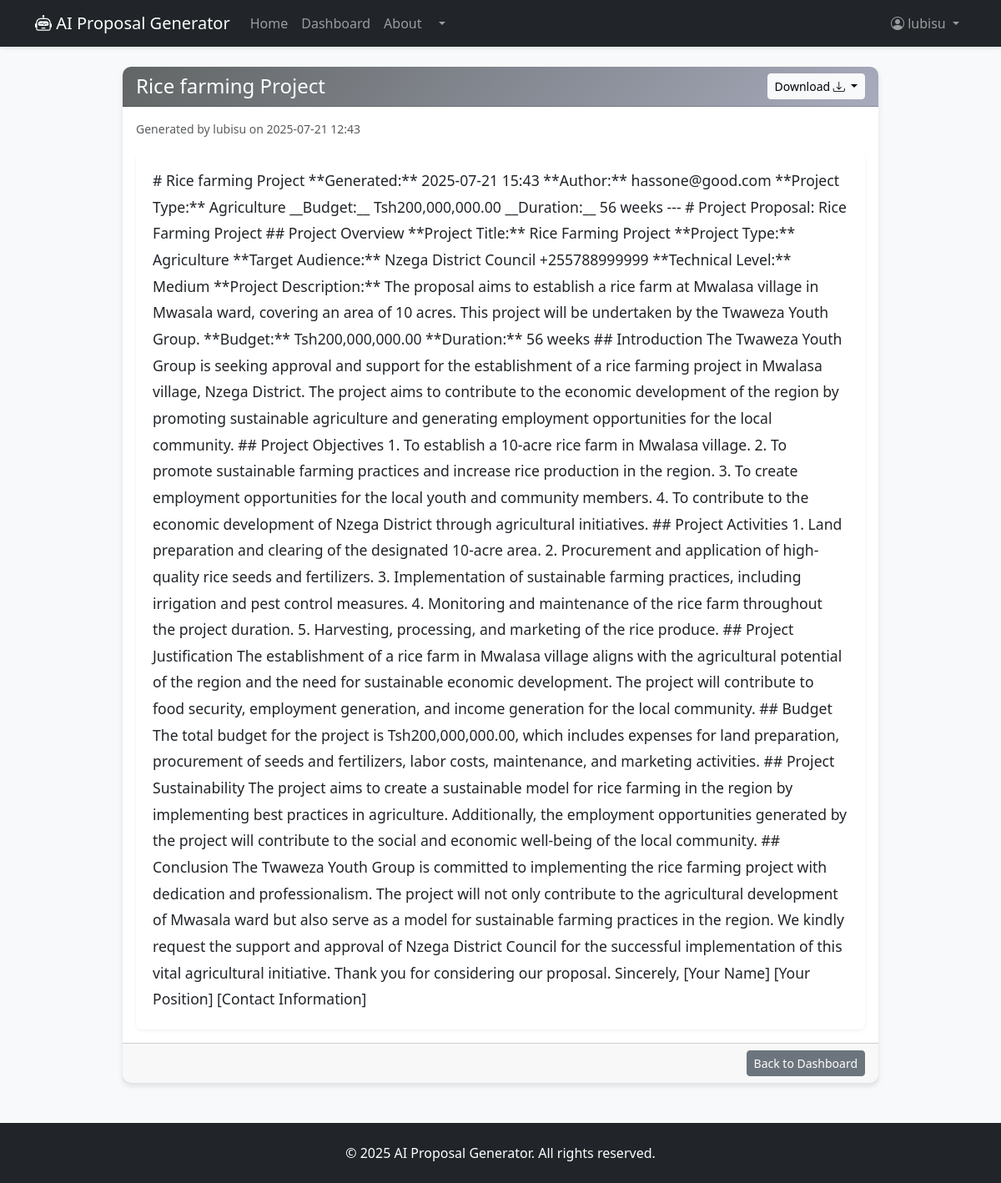
The page /proposal/21 (signed in) on the database its author committed.
### app/models.py (models this page shows, shortened)
class User(db.Model, UserMixin):
    id = db.Column(db.Integer, primary_key=True)
    username = db.Column(db.String(20), unique=True, nullable=False)
    email = db.Column(db.String(120), unique=True, nullable=False)
    password_hash = db.Column(db.String(128))
    proposals = db.relationship('Proposal', backref='author', lazy=True)

class Proposal(db.Model):
    id = db.Column(db.Integer, primary_key=True)
    title = db.Column(db.String(100), nullable=False)
    content = db.Column(db.Text, nullable=False)
    project_type = db.Column(db.String(50))
    generated_at = db.Column(db.DateTime, nullable=False, default=datetime.utcnow)
    user_id = db.Column(db.Integer, db.ForeignKey('user.id'), nullable=False)

### app/main/routes.py (the view)
@main_bp.route('/proposal/<int:proposal_id>')
@login_required
def view_proposal(proposal_id):
    proposal = Proposal.query.get_or_404(proposal_id)
    if proposal.user_id != current_user.id:
        flash('You are not authorized to view this proposal.', 'danger')
        return redirect(url_for('main.dashboard'))
    return render_template('main/proposal.html', proposal=proposal, datetime=datetime)

### app/models.py (called while the page is built)
@login_manager.user_loader
def load_user(user_id):
    return User.query.get(int(user_id))

### app/templates/main/proposal.html (shortened to what this page needs)
{% extends "main/base.html" %}
{% block content %}
<div class="container mt-4">
    <div class="row justify-content-center">
        <div class="col-lg-10">
            <div class="card">
                <div class="card-header d-flex justify-content-between align-items-center">
                    <h4 class="mb-0 text-white">{{ proposal.title }}</h4>
                    <div class="btn-group" role="group" aria-label="Download options">
                        <button type="button" class="btn btn-light btn-sm dropdown-toggle" data-bs-toggle="dropdown" aria-expanded="false">
                            Download <i class="bi bi-download"></i>
                        </button>
                    </div>
                </div>
                <div class="card-body">
                    <small class="text-muted d-block mb-3">Generated by {{ proposal.author.username }} on {{ moment(proposal.generated_at).format('YYYY-MM-DD HH:mm') }}</small>
                    <div class="proposal-content">
                        {{ proposal.content | safe }}
                    </div>
                </div>
                <div class="card-footer text-end">
                    <a href="{{ url_for('main.dashboard') }}" class="btn btn-secondary btn-sm">Back to Dashboard</a>
                </div>
            </div>
        </div>
    </div>
</div>
{% endblock %}

### app/templates/main/base.html (shortened to what this page needs)
<!DOCTYPE html>
<html lang="en">
<head>
    <link href="https://cdn.jsdelivr.net/npm/bootstrap@5.3.0/dist/css/bootstrap.min.css" rel="stylesheet">
    <link rel="stylesheet" href="https://cdn.jsdelivr.net/npm/bootstrap-icons@1.10.0/font/bootstrap-icons.css">
    <link rel="stylesheet" href="{{ url_for('static', filename='css/style.css') }}">
</head>
<body>
    <nav class="navbar navbar-expand-lg navbar-dark bg-dark mb-4">
        <div class="container">
            <a class="navbar-brand" href="{{ url_for('main.index') }}">
                <i class="bi bi-robot"></i> AI Proposal Generator
            </a>
            <div class="collapse navbar-collapse" id="navbarNav">
                <ul class="navbar-nav me-auto">
                    <li class="nav-item">
                        <a class="nav-link" href="{{ url_for('main.index') }}">Home</a>
                    </li>
                    <li class="nav-item">
                        <a class="nav-link" href="{{ url_for('main.dashboard') }}">Dashboard</a>
                    </li>
                    <li class="nav-item">
                        <a class="nav-link" href="{{ url_for('main.about') }}">About</a>
                    </li>
                    <li class="nav-item dropdown">
                        <a class="nav-link dropdown-toggle" href="#" data-bs-toggle="dropdown">
                        </a>
                    </li>
                </ul>
                <ul class="navbar-nav">
                    {% if current_user.is_authenticated %}
                    <li class="nav-item dropdown">
                        <a class="nav-link dropdown-toggle" href="#" id="navbarDropdown" role="button" data-bs-toggle="dropdown" aria-expanded="false">
                            <i class="bi bi-person-circle"></i> {{ current_user.username }}
                        </a>
                    </li>
                    {% endif %}
                </ul>
            </div>
        </div>
    </nav>
    <main class="container mb-5">
        {% block content %}{% endblock %}
    </main>
    <footer class="bg-dark text-white py-4 mt-5">
        <div class="container text-center">
            <p class="mb-0">&copy; {{ now.year }} AI Proposal Generator. All rights reserved.</p>
        </div>
    </footer>
</body>
</html>

### app/static/CSS/style.css (style rules this page uses)
body { font-family: 'Segoe UI', Tahoma, Geneva, Verdana, sans-serif; background-color: #f8f9fa; color: #212529; }
.navbar { box-shadow: 0 2px 4px rgba(0,0,0,.1); }
.card { border: none; border-radius: 10px; box-shadow: 0 4px 6px rgba(0,0,0,.1); transition: transform 0.3s ease; }
.card-header { border-radius: 10px 10px 0 0 !important; background: linear-gradient(135deg, #616565 0%, #a7abbc 100%); //background: linear-gradient(135deg, #667eea 0%, #764ba2 100%); color: white; }
.proposal-content { line-height: 1.8; font-size: 1.1rem; padding: 20px; background-color: #ffffff; border-radius: 8px; box-shadow: 0 2px 4px rgba(0,0,0,.05); }

### rows shown on the page
User: username "lubisu", author.username "lubisu"
Proposal: title "Rice farming Project", generated_at "2025-07-21 12:43", content "# Rice farming Project **Generated:** 2025-07-21 15:43 **Author:** hassone@good.com **Project Type:** Agriculture __Budget:__ Tsh200,000,000.00 __Duration:__ 56 weeks --- # Project Proposal: Rice Farming Project ## Project Overview **Project Title:** Rice Farming Project **Project Type:** Agriculture **Target Audience:** Nzega District Council +255788999999 **Technical Level:** Medium **Project Description:** The proposal aims to establish a rice farm at Mwalasa village in Mwasala ward, covering an area of 10 acres. This project will be undertaken by the Twaweza Youth Group. **Budget:** Tsh200,000,000.00 **Duration:** 56 weeks ## Introduction The Twaweza Youth Group is seeking approval and…"
